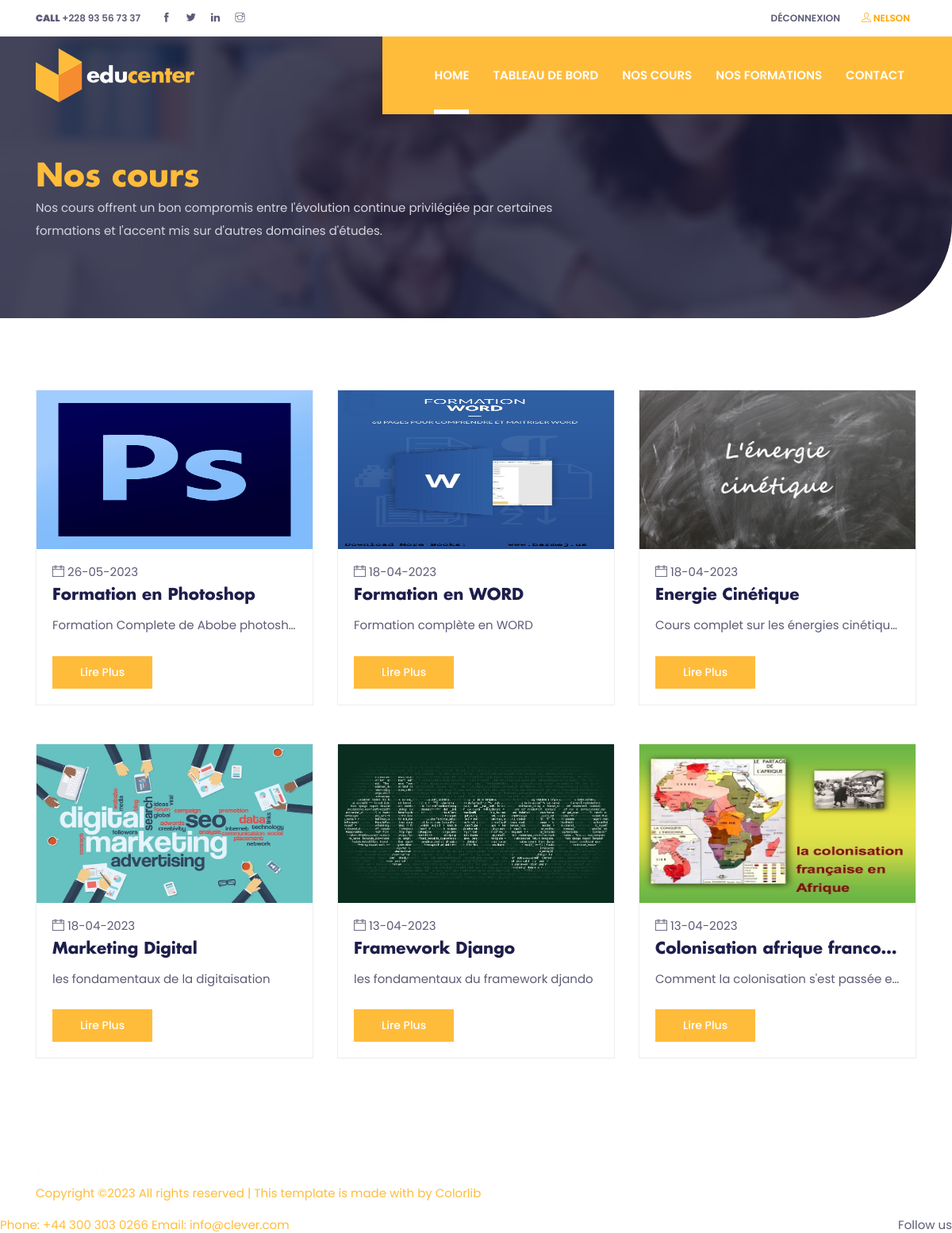
The page /all_cours (signed in) on the database its author committed.
### mooc/models.py (models this page shows, shortened)
class Cours(models.Model):
    user_cours = models.ForeignKey(User, related_name='user_cours', on_delete=models.CASCADE, null=True, blank=True)
    formation = models.ForeignKey(Formation, on_delete=models.CASCADE, null=True, blank=True)
    user = models.ManyToManyField(User, through='Suivre')
    nom_cours = models.CharField(max_length=200)
    description_cours = models.CharField(max_length=200)
    full_description = models.TextField()
    image = models.ImageField()
    date_fin = models.DateField()
    created_at = models.DateTimeField(auto_now_add=True)
    updated_at = models.DateTimeField(auto_now_add=True)

### mooc/views.py (the view)
# urls.py: path('all_cours', AllCoursListView.as_view(), name='all_cours'),
class AllCoursListView(LoginRequiredMixin, ListView):
    model = Cours
    template_name = "allcours.html"
    def get_context_data(self, **kwargs):
        context = super().get_context_data(**kwargs)
        context['now'] = timezone.now()
        return context
    def get_queryset(self):
        queryset = super().get_queryset()
        now = timezone.now()
        queryset = queryset.filter(date_fin__gt=now).order_by('-created_at')
        return queryset

### mooc/templates/allcours.html (shortened to what this page needs)
{% extends "base-login.html" %}
{% load static %}
{% block content %}
<section class="page-title-section overlay" data-background="{% static 'images/backgrounds/page-title.jpg' %}">
    <div class="container">
      <div class="row">
        <div class="col-md-8">
          <ul class="list-inline custom-breadcrumb">
            <li class="list-inline-item"><a class="h2 text-primary font-secondary" href="courses.html">Nos cours</a></li>
          </ul>
          <p class="text-lighten">Nos cours offrent un bon compromis entre l'évolution continue privilégiée par certaines formations
            et l'accent mis sur d'autres domaines d'études.</p>
        </div>
      </div>
    </div>
</section>
<section class="section">
    <div class="container">
        <div class="row justify-content">
            {% for cours in object_list %}
            <div class="col-lg-4 col-sm-6 mb-5">
            <div class="card p-0 border-primary rounded-0 hover-shadow">
                <a href="{% url 'detail-cours' cours.id %}">
                    <img class="card-img-top rounded-0" src="{{ cours.image.url }}"
                    alt="course thumb" style="height: 200px;">
                </a>
                <div class="card-body">
                <ul class="list-inline mb-2">
                    <li class="list-inline-item"><i class="ti-calendar mr-1 text-color"></i>{{ cours.created_at|date:'d-m-Y' }}</li>
                </ul>
                <a href="{% url 'detail-cours' cours.id %}">
                    <h4 class="card-title" title="{{ cours.nom_cours }}">{{ cours.nom_cours }}</h4>
                </a>
                <p class="card-text mb-4" title="{{ cours.description_cours }}">{{ cours.description_cours }}</p>
                <a href="{% url 'detail-cours' cours.id %}" class="btn btn-primary btn-sm">Lire plus</a>
                </div>
            </div>
            </div>
            {% endfor %}
        </div>
    </div>
  </section>
{% endblock content %}

### mooc/templates/nav-login.html (shortened to what this page needs)
{% load static %}
<header class="fixed-top header">
    <div class="top-header py-2 bg-white">
      <div class="container">
        <div class="row no-gutters">
          <div class="col-lg-4 text-center text-lg-left">
            <a class="text-color mr-3" href="callto:+443003030266"><strong>CALL</strong> +228 93 56 73 37</a>
            <ul class="list-inline d-inline">
              <li class="list-inline-item mx-0"><a class="d-inline-block p-2 text-color" href="#"><i class="ti-facebook"></i></a></li>
              <li class="list-inline-item mx-0"><a class="d-inline-block p-2 text-color" href="#"><i class="ti-twitter-alt"></i></a></li>
              <li class="list-inline-item mx-0"><a class="d-inline-block p-2 text-color" href="#"><i class="ti-linkedin"></i></a></li>
              <li class="list-inline-item mx-0"><a class="d-inline-block p-2 text-color" href="#"><i class="ti-instagram"></i></a></li>
            </ul>
          </div>
          <div class="col-lg-8 text-center text-lg-right">
            <ul class="list-inline">
              <li class="list-inline-item"><a class="text-uppercase text-color p-sm-2 py-2 px-0 d-inline-block" href="{% url 'logout' %}">Déconnexion</a></li>
              {% if user.is_authenticated %}
              <li class="list-inline-item"><a class="text-uppercase text-color p-sm-2 py-2 px-0 d-inline-block"><i class="ti-user" style="color: orange"></i><span style="color: orange"> {{ user.username }}</span></a></li>
              {% endif %}
            </ul>
          </div>
        </div>
      </div>
    </div>
    <div class="navigation w-100">
      <div class="container">
        <nav class="navbar navbar-expand-lg navbar-light p-0">
          <a class="navbar-brand" href="index.html"><img src="{% static 'images/logo.png' %}" alt="logo"></a>
          <div class="collapse navbar-collapse" id="navigation">
            <ul class="navbar-nav ml-auto text-center">
              <li class="nav-item active">
                <a class="nav-link" href="{% url 'home-login' %}">Home</a>
              </li>
              <li class="nav-item @@about">
                <a class="nav-link" href="{% url 'list_suivres' pk=user.id %}">Tableau de bord</a>
              </li>
              <li class="nav-item @@courses">
                <a class="nav-link" href="{% url 'cours_list' %}">Nos Cours</a>
              </li>
              <li class="nav-item @@events">
                <a class="nav-link" href="{% url 'formation' %}">Nos formations</a>
              </li>
              <li class="nav-item @@blog">
                <a class="nav-link" href="{% url 'contact-login' %}">Contact</a>
              </li>
            </ul>
          </div>
        </nav>
      </div>
    </div>
  </header>

### mooc/static/css/style.css (style rules this page uses)
body { line-height: 1.2; font-family: "Poppins", sans-serif; -webkit-font-smoothing: antialiased; font-size: 15px; color: #5c5c77; }
p, .paragraph { font-weight: 400; color: #5c5c77; font-size: 15px; line-height: 1.9; font-family: "Poppins", sans-serif; }
h1, h2, h3, h4, h5, h6 { color: #1e1e4b; font-family: "futura-bold"; font-weight: 700; line-height: 1.2; }
h2, .h2 { font-size: 40px; }
h4, .h4 { font-size: 20px; }
.btn { font-size: 16px; font-family: "Poppins", sans-serif; text-transform: capitalize; padding: 15px 40px; border-radius: 0; font-weight: 500; border: 0; position: relative; z-index: 1; transition: .2s ease; overflow: hidden; }
.btn::before { position: absolute; content: ""; height: 80%; width: 100%; left: 0; bottom: 10%; z-index: -1; transition: -webkit-transform .2s ease-in-out; transition: transform .2s ease-in-out; transition: transform .2s ease-in-out, -webkit-transform .2s ease-in-out; -webkit-transform-origin: top; transform-origin: top; -webkit-transform: scaleY(0); transform: scaleY(0); }
.btn-sm { font-size: 14px; padding: 10px 35px; }
.btn-primary { background: #ffbc3b; color: #fff; }
.btn-primary::before { background: #fff; }
body { background-color: #fff; overflow-x: hidden; }
ol, ul { list-style-type: none; margin: 0px; }
img { vertical-align: middle; border: 0; }
a { color: #ffbc3b; }
a, a:hover, a:focus { text-decoration: none; }
a, button, select { cursor: pointer; transition: .2s ease; }
h4 { transition: .2s ease; }
.section { padding-top: 90px; padding-bottom: 90px; }
.border-primary { border-color: #ededf1 !important; }
.overlay { position: relative; }
.overlay::before { position: absolute; content: ''; height: 100%; width: 100%; top: 0; left: 0; background: #1a1a37; opacity: .8; }
.text-primary { color: #ffbc3b !important; }
.text-color { color: #5c5c77; }
.text-lighten { color: #d6d6e0 !important; }
.font-secondary { font-family: "futura-bold"; }
.page-title-section { padding: 200px 0 80px; }
.top-header { font-size: 12px; transition: -webkit-transform .2s ease; transition: transform .2s ease; transition: transform .2s ease, -webkit-transform .2s ease; -webkit-transform-origin: top; transform-origin: top; font-weight: 600; }
.navigation { background-image: linear-gradient(to right, transparent 50%, #ffbc3b 50%); transition: .2s ease; }
.navbar-nav { padding-left: 50px; background: #ffbc3b; }
.nav-item { margin: 0 15px; position: relative; }
.nav-item .nav-link { text-transform: uppercase; font-weight: 600; }
.nav-item::before { position: absolute; left: 0; bottom: 0; height: 6px; width: 100%; content: ""; background: #fff; -webkit-transform: scaleY(0); transform: scaleY(0); -webkit-transform-origin: top; transform-origin: top; transition: -webkit-transform .3s ease; transition: transform .3s ease; transition: transform .3s ease, -webkit-transform .3s ease; }
.nav-item:hover::before, .nav-item.active::before { -webkit-transform: scaleY(1); transform: scaleY(1); -webkit-transform-origin: bottom; transform-origin: bottom; }
.navbar-light .navbar-nav .nav-link { color: #fff; }
.navbar-light .navbar-nav .active > .nav-link, .navbar-light .navbar-nav .nav-link.active, .navbar-light .navbar-nav .nav-link.show, .navbar-light .navbar-nav .show > .nav-link { color: #fff; }
.navbar-expand-lg .navbar-nav .nav-link { padding: 40px 0px; }
.hover-shadow { transition: .3s ease; }

### mooc/templates/allcours.html (style rules this page uses)
.card-title { max-width: 500px; overflow: hidden; text-overflow: ellipsis; white-space: nowrap; }
.card-text { max-width: 500px; overflow: hidden; text-overflow: ellipsis; white-space: nowrap; }
.page-title-section.overlay { border-bottom-right-radius: 10% 30%; overflow: hidden; }
.page-title-section.overlay::before { border-bottom-right-radius: 10% 30%; overflow: hidden; }

### rows shown on the page
Cours: image (picture), created_at "26-05-2023", nom_cours "Formation en Photoshop", description_cours "Formation Complete de Abobe photosh…"
Cours: image (picture), created_at "18-04-2023", nom_cours "Formation en WORD", description_cours "Formation complète en WORD"
Cours: image (picture), created_at "18-04-2023", nom_cours "Energie Cinétique", description_cours "Cours complet sur les énergies cinétiqu…"
Cours: image (picture), created_at "18-04-2023", nom_cours "Marketing Digital", description_cours "les fondamentaux de la digitaisation"
Cours: image (picture), created_at "13-04-2023", nom_cours "Framework Django", description_cours "les fondamentaux du framework djando"
Cours: image (picture), created_at "13-04-2023", nom_cours "Colonisation afrique franco…", description_cours "Comment la colonisation s'est passée e…"

### other values the page prints
{{ user.username }} "NELSON"
